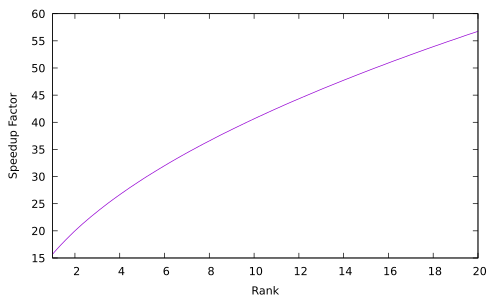

Generate this figure with gnuplot:
set xrange [1:20];
set xlabel "Rank";
set ylabel "Speedup Factor";
set key off;

n = 5;
nchoose2 = (n*(n-1)/2);

fact(x) = gamma(x + 1);
choose(a, b) = fact(a) / (fact(b) * fact(a - b));

f(x) = (2 ** x) * nchoose2 / choose(x, x / 2)

plot f(x);
